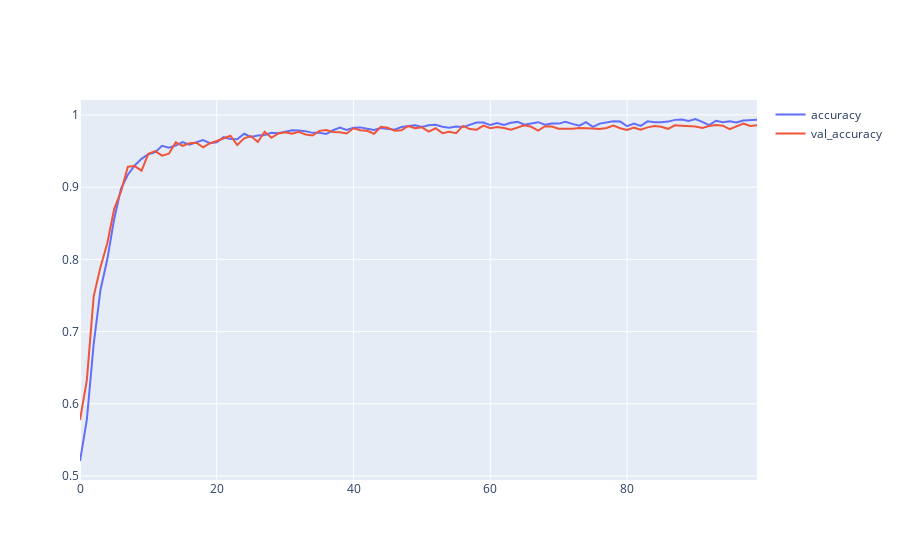
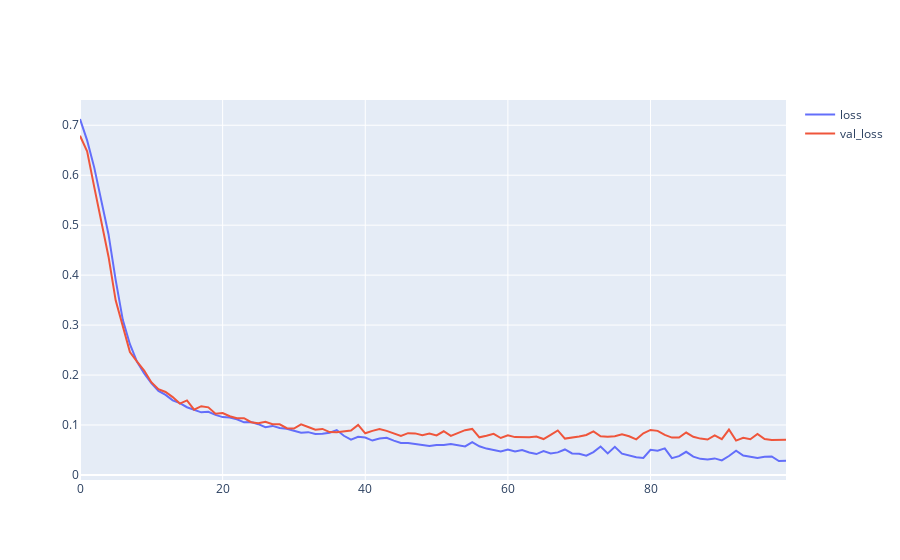

Notebook code cell kept with these figures, in order:
### Code cell
# Now RNN
inputs = np.expand_dims(X, -1)

model = Sequential()
model.add(SimpleRNN(units=5))
model.add(Dense(units=1, activation='sigmoid'))

model.compile(metrics=['accuracy'],
              optimizer=Adam(learning_rate=0.01),
              loss='binary_crossentropy')
r = model.fit(inputs, Y, epochs=100, validation_split=0.5)

draw_history(r)
